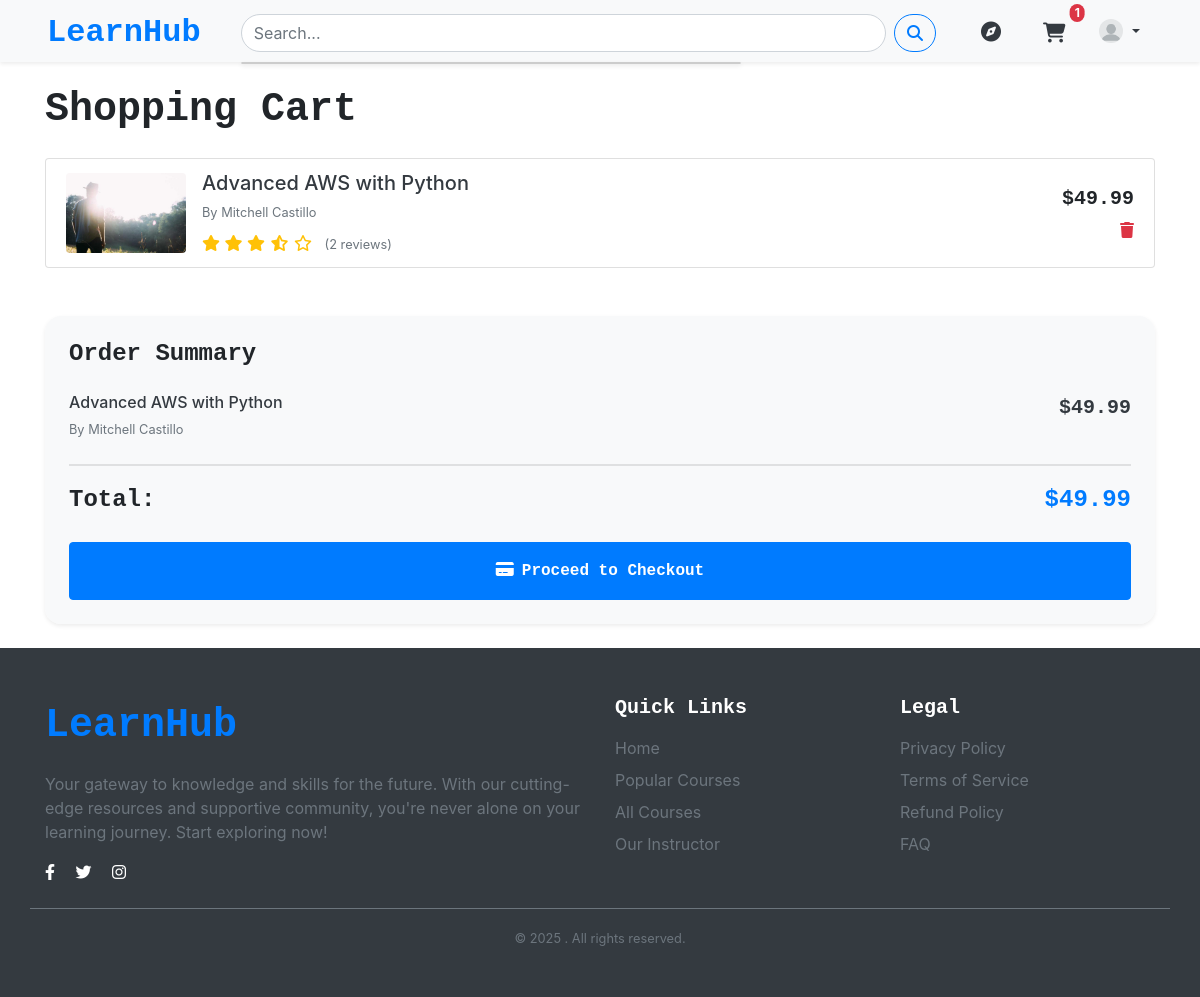
Page /courses/cart/ (signed in) on the earlier database version.
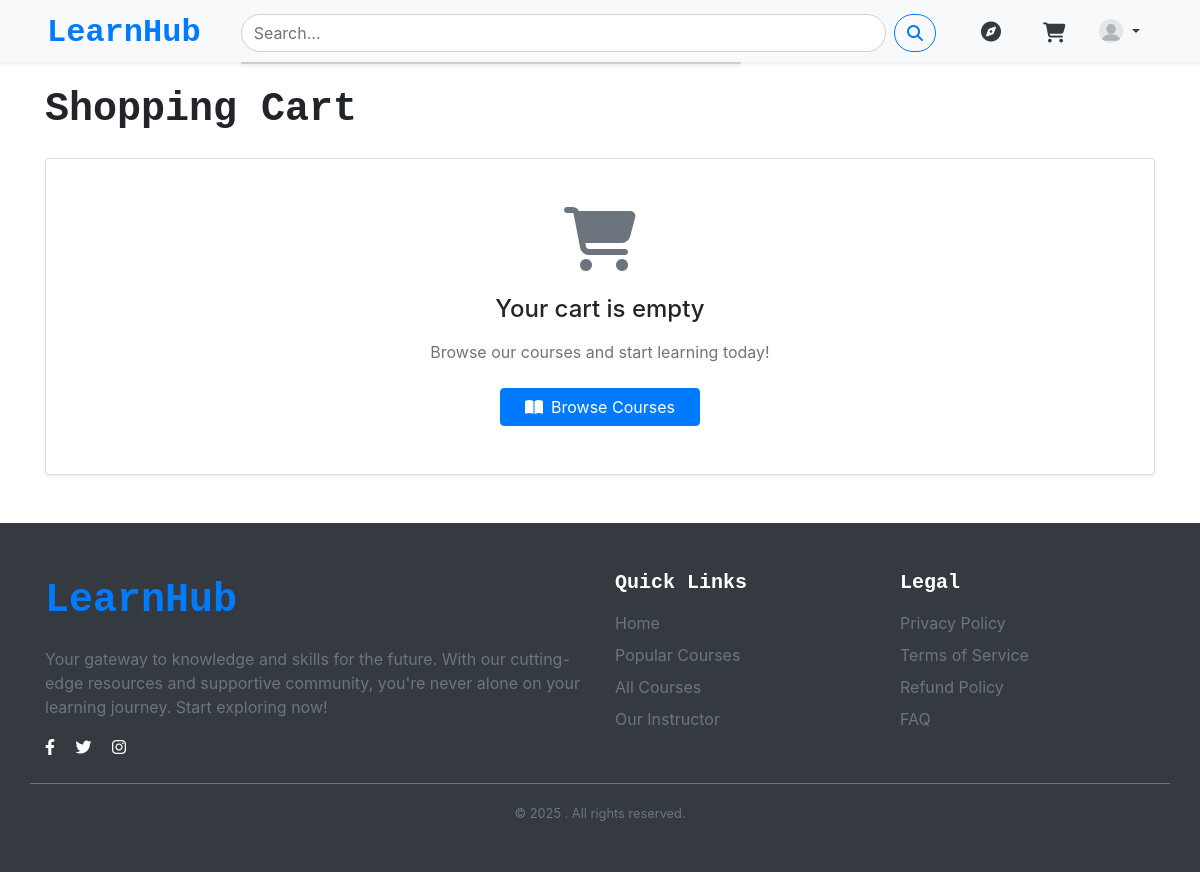
Same page on the later database version.
### courses/models.py (models this page shows, shortened)
class CartItem(models.Model):
    cart = models.ForeignKey(
        Cart,
        related_name='items',
        on_delete=models.CASCADE
    )
    course = models.ForeignKey(
        'Course',
        on_delete=models.CASCADE
    )
    added_at = models.DateTimeField(auto_now_add=True)
    class Meta:
        unique_together = ('cart', 'course')

class Course(models.Model):
    title = models.CharField(max_length=200)
    description = models.TextField()
    category = models.ForeignKey(
        CourseCategory,
        on_delete=models.SET_NULL,
        null=True
    )
    tags = models.ManyToManyField(Tag, blank=True)
    instructor = models.ForeignKey(
        settings.AUTH_USER_MODEL,
        on_delete=models.CASCADE,
        related_name='taught_courses'
    )
    LEVEL_CHOICES = [
        ('BG', 'Beginner'),
        ('IM', 'Intermediate'),
        ('AD', 'Advanced'),
    ]
    price = models.DecimalField(max_digits=10, decimal_places=2)
    is_free = models.BooleanField(default=False)
    created_at = models.DateTimeField(auto_now_add=True)
    updated_at = models.DateTimeField(auto_now=True)
    is_published = models.BooleanField(default=False)
    level = models.CharField(max_length=2, choices=LEVEL_CHOICES, default='BG')
    thumbnail = models.ImageField(upload_to='course_thumbnails/')
    average_rating = models.FloatField(default=0.0)
    rating_count = models.PositiveIntegerField(default=0)

class Cart(models.Model):
    user = models.OneToOneField(
        settings.AUTH_USER_MODEL,
        on_delete=models.CASCADE,
        related_name='cart'
    )
    created_at = models.DateTimeField(auto_now_add=True)
    updated_at = models.DateTimeField(auto_now=True)
    @property
    def total_price(self):
        return sum(item.course.price for item in self.items.all())

### users/models.py (models this page shows, shortened)
class CustomUser(AbstractUser):
    avatar = models.ImageField(upload_to='avatars/',default='blank_profile.png',blank=True)
    bio = models.TextField(blank=True)
    email = models.EmailField(unique=True)
    username = models.CharField(max_length=30,unique=False,blank=False)
    is_instructor = models.BooleanField(default=False)
    profile_public = models.BooleanField(default=False)
    USERNAME_FIELD = 'email'
    REQUIRED_FIELDS = ['username']
    objects = CustomUserManager()
    facebook_url = models.URLField(blank=True, null=True)
    twitter_url = models.URLField(blank=True, null=True)
    instagram_url = models.URLField(blank=True, null=True)
    linkedin_url = models.URLField(blank=True, null=True)

### courses/views.py (the view)
# urls.py: path('cart/', views.view_cart, name='view_cart'),
def view_cart(request):
    if not request.user.is_authenticated:
        return redirect('login')
    try:
        cart = Cart.objects.get(user=request.user)
    except Cart.DoesNotExist:
        cart = Cart.objects.create(user=request.user)
    return render(request, 'courses/cart.html', {'cart': cart})

### courses/templatetags/course_extras.py (called while the page is built)
@register.filter
def show_stars(value):
    full_stars = int(value)
    half_star = (value - full_stars) >= 0.3
    empty_stars = 5 - full_stars - (1 if half_star else 0)
    stars = []
    stars.extend(['fas fa-star'] * full_stars)
    if half_star:
        stars.append('fas fa-star-half-alt')
    stars.extend(['far fa-star'] * empty_stars)
    return stars

### templates/courses/cart.html (shortened to what this page needs)
{% extends 'base.html' %}
{% load course_extras%}
{% block content %}
<div class="d-flex flex-column min-vh-100 ">
<div class="container flex-grow-1 mt-4">
    <h1 class="mb-4 font-monospace fw-bold">Shopping Cart</h1>
    {% if cart.items.all %}
    <div class="list-group mb-4">
        {% for item in cart.items.all %}
        <div class="list-group-item mb-4">
            <div class="d-flex align-items-center">
                <a href="{% url 'course_detail' item.course.id %}" style="text-decoration: none;">
                <div class="flex-shrink-0 me-3">
                    <img src="{{ item.course.thumbnail.url }}" alt="{{ item.course.title }}" class="rounded" width="120" height="80" style="object-fit: cover;">
                </div>
                <div class="flex-grow-1">
                    <div class="d-flex justify-content-between align-items-center">
                        <div>
                            <h5 class="mb-1 text-dark">{{ item.course.title }}</h5>
                            <small class="text-muted">By {{ item.course.instructor.get_full_name}}</small>
                            <div class="mt-2">
                                <span class="text-warning">
                                    {% for star_class in item.course.average_rating|show_stars %}
                                        <i class="{{ star_class }}"></i>
                                    {% endfor %}
                                </span>
                                <small class="text-muted ms-2">
                                    ({{ item.course.reviews.count }} review{{ item.course.reviews.count|pluralize }})
                                </small>
                            </div>
                        </div>
                    </a>
                        <div class="text-end">
                            <p class="mb-1 fs-5 fw-bold font-monospace">${{ item.course.price }}</p>
                            <a href="{% url 'remove_from_cart' item.id %}" class="fa-solid fa-trash text-danger"></a>
                        </div>
                    </div>
                </div>
            </div>
        </div>
        {% endfor %}
    </div>
    <div class="card mb-4 shadow-sm order-summary-card">
        <div class="card-body p-4">
            <h5 class="card-title fw-bold mb-4 fs-4 font-monospace">Order Summary</h5>
            {% for item in cart.items.all %}
            <div class="mb-3">
                <div class="d-flex justify-content-between align-items-start">
                    <div class="pe-3">
                        <h6 class="mb-1 text-dark">{{ item.course.title }}</h6>
                        <small class="text-muted">By {{ item.course.instructor.get_full_name }}</small>
                    </div>
                    <span class="fs-5 fw-bold text-dark font-monospace">${{ item.course.price }}</span>
                </div>
            </div>
            {% endfor %}
            <div class="total-section mt-4">
                <div class="d-flex justify-content-between align-items-center fw-bold">
                    <span class="fs-4 font-monospace">Total:</span>
                    <span class="fs-4 text-primary font-monospace">${{ cart.total_price }}</span>
                </div>
            </div>
            <a href="{% url 'checkout' %}" class="btn btn-primary w-100 mt-4 py-3 fw-semibold font-monospace">
                <i class="fas fa-credit-card me-2"></i>Proceed to Checkout
            </a>
        </div>
    </div>
    {% else %}
    <div class="card shadow-sm mb-5">
        <div class="card-body text-center py-5">
            <i class="fas fa-shopping-cart fa-4x text-muted mb-4"></i>
            <h4 class="mb-3">Your cart is empty</h4>
            <p class="text-muted mb-4">Browse our courses and start learning today!</p>
            <a href="{% url 'course_list' %}" class="btn btn-primary px-4">
                <i class="fas fa-book-open me-2"></i>Browse Courses
            </a>
        </div>
    </div>
    {% endif %}
</div>
{% endblock %}

### templates/include/nav.html (shortened to what this page needs)
{% load static%}
{% load course_extras %}
<link rel="stylesheet" href="https://cdn.jsdelivr.net/npm/bootstrap@4.4.1/dist/css/bootstrap.min.css">
<nav class="shadow-sm navbar navbar-expand-lg navbar-light bg-light shadow-sm sticky-top pt-1 pb-0">
    <div class="container-fluid mx-3 d-flex justify-content-between">
      <a class="navbar-brand mb-0 fs-2 fw-bold font-monospace text-primary" href="/"> LearnHub
      </a>
      <div class="collapse navbar-collapse" id="navbarNav">
        <div class="d-flex mx-lg-4 flex-lg-grow-1">
          <form class="w-100" role="search" method="GET" action="{% url 'search_courses' %}">
            <div class="input-group">
              <input class="form-control rounded-pill py-2 search-bar" type="search" name="q" placeholder="Search..."
                aria-label="Search">
              <button class="btn btn-outline-primary rounded-pill ms-2" type="submit">
                <i class="fas fa-search"></i>
              </button>
            </div>
            <div class="suggestions"
              style="position: absolute; z-index: 1000; background: white; border: 1px solid #ccc; width: 100%; max-width: 500px; box-shadow: 0 2px 5px rgba(0,0,0,0.1); border-radius: 5px; font-size: 14px;">
            </div>
          </form>
        </div>
        <div class="d-flex align-items-center justify-content-between">
          <a href="{% url 'course_list' %}?subject=all" class="btn btn-link text-dark mx-2 d-none d-lg-block" title="Explore">
            <i class="fas fa-compass fs-5"></i>
          </a>
          {% if user.is_authenticated %}
            <div class="d-flex">
              <a href="{% url 'view_cart' %}" class="btn btn-link text-dark position-relative mx-2" title="Cart">
                <i class="fas fa-shopping-cart fs-5 pt-1"></i>
                {% with cart_items=user.cart.items.count %}
                  {% if cart_items > 0 %}
                    <span class="position-absolute top-0 start-100 translate-middle badge rounded-pill bg-danger">
                      {{ cart_items }}
                    </span>
                  {% endif %}
                {% endwith %}
              </a>
              <div class="dropdown">
                <a class="btn btn-link text-dark dropdown-toggle" href="#" role="button" id="userDropdown" data-bs-toggle="dropdown" aria-expanded="false">
                  <img src="{{ user.avatar.url }}" class="rounded-circle mb-1" style="width: 24px; height: 24px;">
                </a>
              </div>
            </div>
          {% else %}
            <div class="btn-group d-flex my-2" role="group">
              <a href="{% url 'login' %}" class="btn btn-outline-secondary ms-2">Login</a>
              <a href="{% url 'signup' %}" class="btn btn-dark me-2">Sign Up</a>
            </div>
          {% endif %}
        </div>
      </div>
    </div>
</nav>

Differences in the rows shown:
removed CartItem: course.thumbnail (picture), course "Advanced AWS with Python", course.instructor.get_full_name "Mitchell Castillo", course.reviews.count "2", course.price "49.99"
no longer on this page (row unchanged): Cart: total_price "49.99"
Other differences:
{{ cart_items }}: "1" → (not shown)
text no longer shown: "Order Summary Total: $ Proceed to Checkout"
text now shown: "Your cart is empty Browse our courses and start learning today! Browse Courses"
